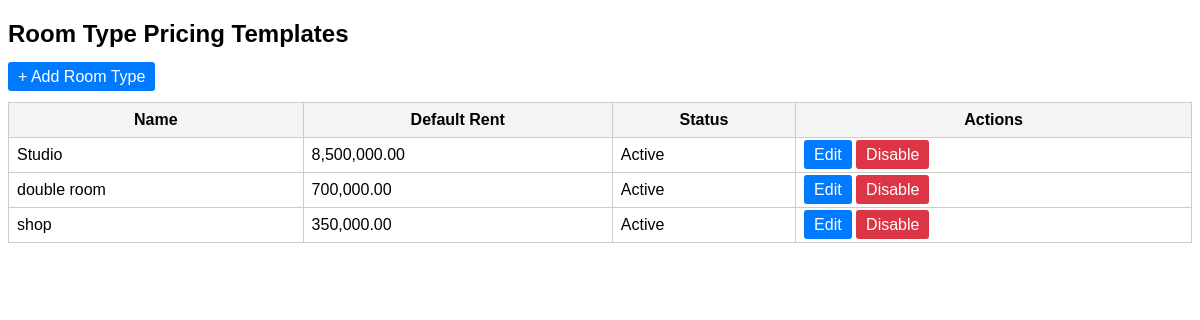
Before: /public/room_types.php with the older database file.
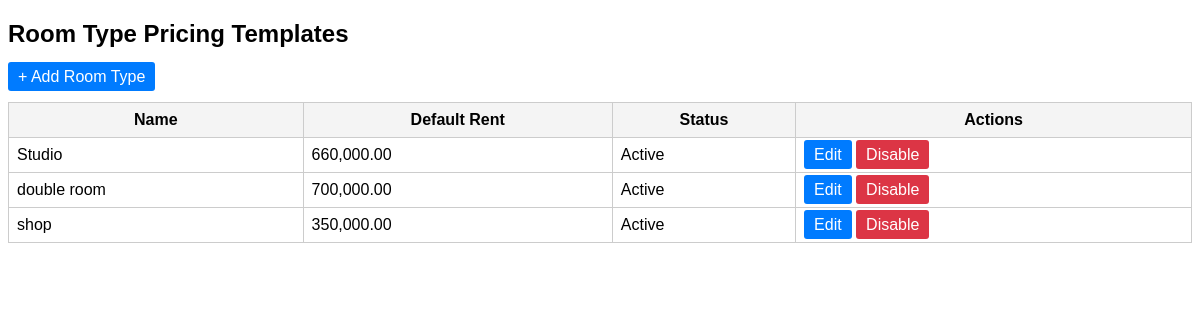
After: the same page with the newer database file.
### tables this page shows
CREATE TABLE room_types (
            id INTEGER PRIMARY KEY AUTOINCREMENT,
            name TEXT NOT NULL,
            default_monthly_rent REAL NOT NULL,
            description TEXT,
            is_active INTEGER DEFAULT 1,
            created_at TEXT DEFAULT CURRENT_TIMESTAMP,
            updated_at TEXT DEFAULT CURRENT_TIMESTAMP
        , owner_id INTEGER, admin_id INTEGER);

### public/room_types.php (the view, shortened to what this page needs)
<?php
$pdo = require __DIR__ . '/../config/database.php';
$stmt = $pdo->query("
    SELECT id, name, default_monthly_rent, is_active
    FROM room_types
    ORDER BY name ASC
");
$roomTypes = $stmt->fetchAll(PDO::FETCH_ASSOC);
?>
<!DOCTYPE html>
<html>
<head>
</head>
<body>
<h2>Room Type Pricing Templates</h2>
<p>
    <a href="room_types.php?action=add" class="btn">+ Add Room Type</a>
</p>
<table>
    <tr>
        <th>Name</th>
        <th>Default Rent</th>
        <th>Status</th>
        <th>Actions</th>
    </tr>
    <?php foreach ($roomTypes as $rt): ?>
        <tr>
            <td><?= htmlspecialchars($rt['name']) ?></td>
            <td><?= number_format($rt['default_monthly_rent'], 2) ?></td>
            <td><?= $rt['is_active'] ? 'Active' : 'Disabled' ?></td>
            <td>
                <a class="btn" href="room_types.php?action=edit&id=<?= $rt['id'] ?>">Edit</a>
                <?php if ($rt['name'] !== 'Default Template'): ?>
                    <a class="btn btn-danger"
                       href="room_types.php?action=disable&id=<?= $rt['id'] ?>"
                       onclick="return confirm('Disable this room type?')">
                       Disable
                    </a>
                <?php endif; ?>
            </td>
        </tr>
    <?php endforeach; ?>
</table>
</body>
</html>

Changed rows visible on the page:
changed room_types "Studio": default_monthly_rent "8,500,000.00" → "660,000.00"
